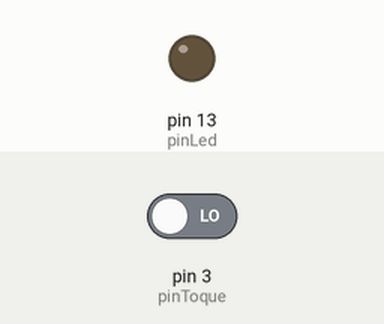
Bench run of a sketch on a simulated Arduino Uno, built with avr-gcc and run on an emulated ATmega328P. Shown: output pins drawn as LEDs (lit = HIGH). The test bench sets the inputs (shaded band); at power-on: pin 3 (pinToque) LOW.

Above: at 1.2 s.
1.3 s: pin 3 (pinToque) driven HIGH
At 1.7 s:
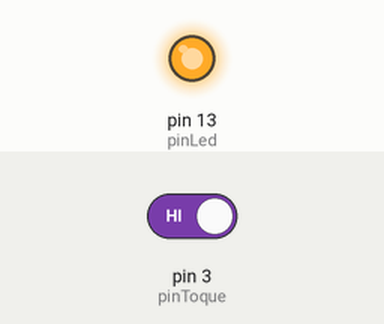
Timing chart, 0 to 4.3 s (numbered marks = the images above; inputs shaded):
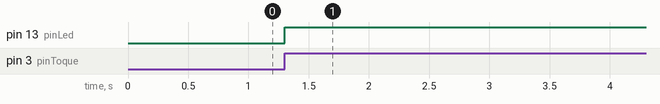

The sketch:

sensor_de_toque.ino
```cpp
//------------------------------------------------------------------------------------------------------------------------------------------
//led no pino 13
const int pinLed =  13;
//sensor de toque no pino 3
const int pinToque = 3;

//armazena o estado anterior do sensor
unsigned long estadoAnt = 0;
//armazena o estado do led
boolean ledOn = false;

//------------------------------------------------------------------------------------------------------------------------------------------

void setup() {
  pinMode(pinLed, OUTPUT);
  pinMode(pinToque, INPUT);
}

//------------------------------------------------------------------------------------------------------------------------------------------

void loop(){
  //lê o sensor de toque
  int estadoToque = digitalRead(pinToque);

  //caso receba toque
  if (estadoToque == HIGH) {

    // da o intervalo de 50ms para o segundo toque ser contabilizado
    if (millis() - estadoAnt > 50) {

      //liga o led
      ledOn = !ledOn;

      digitalWrite(pinLed, ledOn ? HIGH : LOW);
    }

    //lembra quanto ocorreu o estado anterior
    estadoAnt = millis();
  }
}
//------------------------------------------------------------------------------------------------------------------------------------------
```

Measured:
- after the input at 1.3 s, pin 13 (pinLed): LOW → HIGH at once
